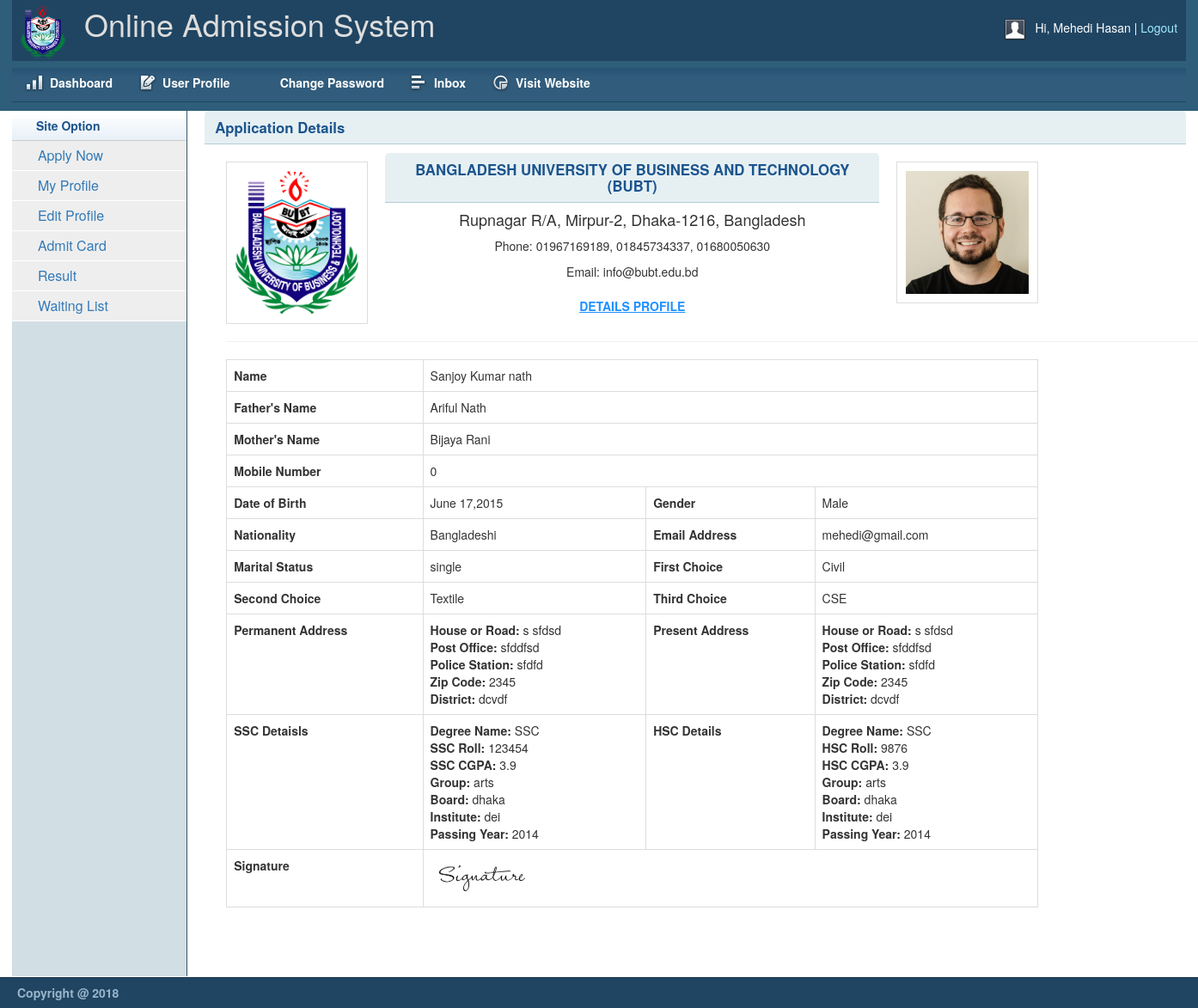
Page /dashboard/showprofile.php (signed in) on the committed database.
### tables this page shows
CREATE TABLE `user` (
  `user_id` int(11) NOT NULL,
  `username` varchar(100) NOT NULL,
  `email` varchar(200) NOT NULL,
  `password` varchar(200) NOT NULL,
  `role` varchar(50) NOT NULL
);

CREATE TABLE `application1` (
  `reg_id` int(11) NOT NULL,
  `user_id` int(11) NOT NULL,
  `name` varchar(150) NOT NULL,
  `father_name` varchar(150) NOT NULL,
  `mother_name` varchar(100) NOT NULL,
  `mobile_number` varchar(20) NOT NULL,
  `date_of_birth` datetime NOT NULL,
  `app_date` timestamp NOT NULL DEFAULT CURRENT_TIMESTAMP,
  `gender` varchar(55) NOT NULL,
  `nationality` varchar(55) NOT NULL,
  `maritalstatus` varchar(55) NOT NULL,
  `first_choice` varchar(50) NOT NULL,
  `second_choice` varchar(50) NOT NULL,
  `third_choice` varchar(50) NOT NULL
);

CREATE TABLE `images` (
  `img_id` int(11) NOT NULL,
  `user_id` int(11) NOT NULL,
  `profile_pic` varchar(200) NOT NULL,
  `signature` varchar(255) NOT NULL,
  `ssc_transcript` varchar(200) NOT NULL,
  `hsc_transcript` varchar(200) NOT NULL
);

CREATE TABLE `permanent_address` (
  `permanent_id` int(11) NOT NULL,
  `user_id` int(11) NOT NULL,
  `careof` varchar(255) NOT NULL,
  `houseorvillage` text NOT NULL,
  `post_office` varchar(255) NOT NULL,
  `police_station` varchar(255) NOT NULL,
  `zip_code` int(11) NOT NULL,
  `district` varchar(100) NOT NULL
);

CREATE TABLE `ssc` (
  `ssc_id` int(11) NOT NULL,
  `user_id` int(11) NOT NULL,
  `ssc_degree_name` varchar(200) NOT NULL,
  `ssc_roll` int(11) NOT NULL,
  `ssc_cgpa` varchar(20) NOT NULL,
  `ssc_subject` varchar(150) NOT NULL,
  `ssc_passing_year` year(4) NOT NULL,
  `ssc_board` varchar(200) NOT NULL,
  `ssc_institute` varchar(255) NOT NULL
);

CREATE TABLE `hsc` (
  `hsc_id` int(11) NOT NULL,
  `user_id` int(11) NOT NULL,
  `hsc_degree_name` varchar(200) NOT NULL,
  `hsc_roll` int(11) NOT NULL,
  `hsc_subject` varchar(200) NOT NULL,
  `hsc_passing_year` year(4) NOT NULL,
  `hsc_cgpa` float NOT NULL,
  `hsc_board` varchar(255) NOT NULL,
  `hsc_institute` text NOT NULL
);

### lib/Session.php (called while the page is built, shortened)
<?php
class Session
{
	public static function get($key){
		if (isset($_SESSION[$key])) {
			return $_SESSION[$key];
		}else {
			return false;
		}
	}
}
?>

### lib/Database.php (called while the page is built, shortened)
<?php
Class Database{
	public $host   = DB_HOST;
	public $user   = DB_USER;
	public $pass   = DB_PASS;
	public $dbname = DB_NAME;
	public $link;
	private function connectDB(){
	$this->link = new mysqli($this->host, $this->user, $this->pass, $this->dbname);
 }
	public function select($query){
		$result = $this->link->query($query) or die($this->link->error.__LINE__);
		if($result->num_rows > 0){
			return $result;
		} else {
			return false;
		}
	}
}

### lib/format.php (called while the page is built, shortened)
<?php
class Format
{
	public function formatdate($date){
		return date('F j,Y',strtotime($date));
	}
}
?>

### dashboard/showprofile.php (the view, shortened to what this page needs)
<?php include "inc/header.php" ;?>
        <div class="grid_10">
        	 <?php $userId=Session::get('userId');
        	 $query="SELECT application1.name,application1.father_name,application1.mother_name,application1.mobile_number, application1.date_of_birth,application1.gender, application1.nationality, application1.maritalstatus, application1.first_choice,application1.second_choice, application1.third_choice, present_address.careof,present_address.houseorvillage,present_address.post_office,present_address.police_station,present_address.zip_code, present_address.district,permanent_address.houseorvillage,permanent_address.post_office,permanent_address.police_station,permanent_address.zip_code, permanent_address.district,ssc.ssc_degree_name,ssc.ssc_roll,ssc.ssc_cgpa,ssc.ssc_subject,ssc.ssc_passing_year,ssc.ssc_board,ssc.ssc_institute,hsc.hsc_degree_name,hsc.hsc_roll, hsc.hsc_subject,hsc.hsc_passing_year,hsc.hsc_cgpa,hsc.hsc_board,hsc.hsc_institute,user.email,images.profile_pic,images.signature FROM application1, present_address, permanent_address,ssc,hsc,user,images WHERE application1.user_id=permanent_address.user_id AND application1.user_id=present_address.user_id AND application1.user_id=ssc.user_id AND application1.user_id=hsc.user_id AND application1.user_id=user.user_id AND application1.user_id=images.user_id AND application1.user_id='$userId'";
			   $result=$db->select($query);
				while($row = mysqli_fetch_array($result)) {
					$profile_pic=$row['profile_pic'];
			 ?>
            <div class="box round first grid">
                <h2>Application Details</h2>
                <div class="block">
                   <div class="container">
				 	<div class="row">
				 		<div class="col-md-2">
							<img class="img-responsive" style="border: 1px solid #ddd;padding: 10px;" src="img/bubtlogo.png" alt="">
				 		</div>
				 		<div class="col-md-6">
						<h2 class="text-center">BANGLADESH UNIVERSITY OF BUSINESS AND TECHNOLOGY (BUBT)</h2>
						<h4 class="text-center">Rupnagar R/A, Mirpur-2, Dhaka-1216, Bangladesh </h4>
						<p class="text-center">Phone: 01967169189, 01845734337, 01680050630 </p>
						<p class="text-center">Email: info@bubt.edu.bd</p>
						<p class="text-center" style="padding-top:10px;color:#1E90FF;"><u><b>DETAILS PROFILE</b></u></p>
				 		</div>
				 		<div class="col-md-2">
				 			<img class="img-responsive" style="border: 1px solid #ddd;padding: 10px;" src="<?php echo $profile_pic; ?>" alt="">
				 		</div>
				 	</div>
				 	<hr>
				 	<div class="row">
				 		<div class="col-md-10">
				 	<div class="table-responsive">
    				<table class="table table-bordered">
				       	<tr>
				       		<th>Name </th>
				       		<td colspan="3"><?php echo $row['name'] ?></td>
				       	</tr>
				       	<tr>
				       		<th>Father's Name </th>
				       		<td colspan="3"><?php echo $row['father_name']; ?></td>
				       	</tr>
				       	<tr>
				       		<th>Mother's Name </th>
				       		<td colspan="3"><?php echo $row['mother_name']; ?></td>
				       	</tr>
				       	<tr>
				       		<th>Mobile Number </th>
				       		<td colspan="3"><?php echo $row['mobile_number']; ?></td>
				       	</tr>
				       	<tr>
				       		<th>Date of Birth </th>
				       		<td><?php echo $fm->formatdate($row['date_of_birth']); ?></td>
				       		<th>Gender</th>
				       		<td style="text-transform: capitalize;"><?php echo $row['gender']; ?></td>
				       	</tr>
				       	<tr>
				       		<th>Nationality </th><td><?php echo $row['nationality']; ?></td>
				       		<th>Email Address </th><td><?php echo $row['email']; ?></td>
				       	</tr>
				       	<tr>
				       		<th>Marital Status </th><td><?php echo $row['maritalstatus']; ?></td>
				       		<th>First Choice </th><td><?php echo $row['first_choice']; ?></td>
				       	</tr>
				       	<tr>
				       		<th>Second Choice </th><td><?php echo $row['second_choice']; ?></td>
				       		<th>Third Choice </th><td><?php echo $row['third_choice']; ?></td>
				       	</tr>
				       		<tr>
				       		<th>Permanent Address </th><td>
				       			<?php echo "<b>House or Road: </b>". $row['houseorvillage'];echo "<br>";
				       		echo "<b>Post Office: </b>". $row['post_office']; echo "<br>";
				       		echo "<b>Police Station: </b>". $row['police_station']; echo "<br>";
				       		echo "<b>Zip Code: </b>". $row['zip_code']; echo "<br>";
				       		echo "<b>District: </b>". $row['district'];
				       		?>
				       		</td>
				       		<th>Present Address </th><td>
				       		<?php echo "<b>House or Road: </b>". $row['houseorvillage'];echo "<br>";
				       		echo "<b>Post Office: </b>". $row['post_office']; echo "<br>";
				       		echo "<b>Police Station: </b>". $row['police_station']; echo "<br>";
				       		echo "<b>Zip Code: </b>". $row['zip_code']; echo "<br>";
				       		echo "<b>District: </b>". $row['district'];
				       		?></td>
				       	</tr>
				       	<tr>
				       		<th>SSC Detaisls </th><td>
				       			<?php echo "<b>Degree Name: </b>". $row['ssc_degree_name'];echo "<br>";
				       		echo "<b>SSC Roll: </b>". $row['ssc_roll']; echo "<br>";
				       		echo "<b>SSC CGPA: </b>". $row['ssc_cgpa']; echo "<br>";
				       		echo "<b>Group: </b>". $row['ssc_subject']; echo "<br>";
				       		echo "<b>Board: </b>". $row['ssc_board']; echo "<br>";
				       		echo "<b>Institute: </b>". $row['ssc_institute']; echo "<br>";
				       		echo "<b>Passing Year: </b>". $row['ssc_passing_year'];
				       		?>
				       		</td>
				       		<th>HSC Details </th><td>
				       		<?php echo "<b>Degree Name: </b>". $row['hsc_degree_name'];echo "<br>";
				       		echo "<b>HSC Roll: </b>". $row['hsc_roll']; echo "<br>";
				       		echo "<b>HSC CGPA: </b>". $row['hsc_cgpa']; echo "<br>";
				       		echo "<b>Group: </b>". $row['hsc_subject']; echo "<br>";
				       		echo "<b>Board: </b>". $row['hsc_board']; echo "<br>";
				       		echo "<b>Institute: </b>". $row['hsc_institute']; echo "<br>";
				       		echo "<b>Passing Year: </b>". $row['hsc_passing_year'];
				       		?></td>
				       	</tr>
				       	<tr>
				       		<th>Signature </th>
				       		<td colspan="3">
				       		<img style="width: 120px;height: 50px;padding: 10px;" src="<?php echo $row['signature'];?>">
				       		</td>
				       	</tr>
				       </table>
				       </div>
				       </div>
				   </div>
					</div>
 					</div>
                </div>
                <?php } ?>
            </div>
        </div>
   <?php include "inc/footer.php";?>

### dashboard/inc/header.php (shortened to what this page needs)
<?php
include "../lib/Session.php";
include "../lib/Database.php";
include "../lib/format.php";
$db = new Database();
$fm = new Format();
?>
<!DOCTYPE html>
<html>
<head>
    <link rel="stylesheet" type="text/css" href="css/reset.css" media="screen" />
    <link rel="stylesheet" type="text/css" href="css/text.css" media="screen" />
    <link rel="stylesheet" type="text/css" href="css/grid.css" media="screen" />
    <link rel="stylesheet" type="text/css" href="css/layout.css" media="screen" />
    <link rel="stylesheet" type="text/css" href="css/nav.css" media="screen" />
    <link href="css/table/demo_page.css" rel="stylesheet" type="text/css" />
    <link rel="stylesheet" type="text/css" href="css/bootstrap.min.css" />
    <link rel="stylesheet" type="text/css" href="css/jquery.dataTables.min.css">
    <link rel="stylesheet" type="text/css" href="css/font-awesome.min.css">
</head>
<body>
    <div class="container_12">
        <div class="grid_12 header-repeat">
            <div id="branding">
                <div class="floatleft logo">
                    <img src="img/bubtlogo.png" alt="OnlineAdmission" />
				</div>
				<div class="floatleft middle">
					<h1>Online Admission System</h1>
				</div>
                <div class="floatright">
                    <div class="floatleft">
                        <img src="img/img-profile.jpg" alt="Profile Pic" /></div>
                    <div class="floatleft marginleft10">
                        <ul class="inline-ul floatleft">
                            <li>Hi, <?php echo Session::get('username');?></li>
                            <li><a href="?action=logout">Logout</a></li>
                        </ul>
                    </div>
                </div>
            </div>
        </div>
        <div class="grid_12">
            <ul class="nav main">
                <li class="ic-dashboard"><a href="#"><span>Dashboard</span></a> </li>
                <li class="ic-form-style"><a href="#"><span>User Profile</span></a></li>
				<li class="ic-typography"><a href=""><span>Change Password</span></a></li>
				<li class="ic-grid-tables"><a href=""><span>Inbox</span></a></li>
                <li class="ic-charts"><a href=""><span>Visit Website</span></a></li>
            </ul>
        </div>
           <div class="grid_2">
            <div class="box sidemenu">
                <div class="block" id="section-menu">
                    <ul class="section menu">
                        <li><a class="menuitem">Site Option</a>
                            <?php $userID=Session::get('userId');
                           ?>
                           <?php
                            $query = "select * from user where user_id='$userID' AND role='student'";
                            $result= $db->select($query);
                            if (is_array($result) || is_object($result)) {
                            foreach ($result as $data) {
                               $is_student=$data['role'];
                            if($is_student=='student'){?>
                                 <ul class="submenu">
                                <li><a href="application.php">Apply Now</a></li>
                                <li><a href="showprofile.php">My Profile</a></li>
                                <li><a href="editprofile.php">Edit Profile</a></li>
                                <li><a href="admitcard.php">Admit Card</a></li>
                                <li><a href="result.php">Result</a></li>
                                <li><a href="waiting.php">Waiting List</a></li>
                            </ul>
                            <?php } } } ?>
                        </li>
                    </ul>
                </div>
            </div>
        </div>

### dashboard/css/grid.css (style rules this page uses)
.container_12 { max-height: 1514!important; width: 100%; }
.grid_1, .grid_2, .grid_3, .grid_4, .grid_5, .grid_6, .grid_7, .grid_8, .grid_9, .grid_10, .grid_11, .grid_12, .grid_13, .grid_14, .grid_15, .grid_16 { display: inline; float: left; margin-left: 1%; margin-right: 1%; }
.container_12 .grid_12, .container_16 .grid_16 { width: 98%; }
.container_12 .grid_2 { width: 14.666%; }
.container_12 .grid_10 { width: 81.333%; }

### dashboard/css/layout.css (style rules this page uses)
body { background: #fff none repeat scroll 0 0; color: #444; font-size: 14px; padding: 0; }
.floatleft { float:left; }
.logo img { margin-top: -15px; width: 52px; }
.middle { margin-left: 22px; margin-top: -14px; }
.middle h1 { color:#ddd;margin:0 }
.floatright { float:right; }
.inline-ul li { display:inline; color:#fff; }
.marginleft10 { margin-left:10px; }
a { color: #000; font-weight:bold; text-decoration: none; }
.container_12, .container_16 { background:#2E5E79; }
h1, h2, h3, h4, h5, h6 { line-height:1.2em; margin-bottom:.3em; }
h2 { margin-top:1em; }
#branding { font-weight: normal; margin-bottom: 0; padding: 22px 10px 3px; text-align: left; }
.header-repeat { background:url(../img/header-repeat.jpg) repeat-x; }
#branding a { color:#A1EAFF; font-weight:normal; }
#branding a:before { content:" | "; color:#fff; }
#branding ul, #branding ul li { margin:0px; padding:0px; }
#branding li { padding:0px 0px 0px 0px !important; }
.box { background:#fff; margin-bottom:20px; padding:10px 10px 10px 10px; margin-left:-8px; }
.box.grid { padding-bottom:40px; }
.box.round { -moz-border-radius: 5px 5px 0px 0px; -webkit-border-radius: 5px 5px 0px 0px; border-radius: 5px 5px 0px 0px; }
.box h2 { font-size:1.2em; font-weight:bold; color:#1B548D; background:#E6F0F3; margin:-10px -10px 0 -10px; padding:10px 12px; border-bottom:1px solid #B3CBD6; -moz-border-radius: 5px 5px 0px 0px; -webkit-border-radius: 5px 5px 0px 0px; border-radius: 5px 5px 0px 0px; }
.box.first { min-height: 406px; }
.block { padding-top:20px; }
.box.sidemenu { background-color:#D1DEE4; border-right:1px solid #3A5665; padding:0px; margin:0px; cursor:pointer; }
.box.sidemenu .block { padding-top:0px; margin-top:0px; }
p { margin-bottom:1em; }
ul, ol { padding-top:0; }
ul.menu { list-style:none; border-top:1px solid #bbb; }
ul.menu li { margin:0; }
ul.menu li a { display:block; padding:4px 10px; border-bottom:1px solid #ccc; }
ul.menu ul { list-style:none; margin:0; }
ul.menu ul li a { padding-left:30px; }
ul.section { border-top:0; margin-bottom:0; }
ul.section li a { background:url(../img/sidemenu-repeat.jpg) repeat-x; line-height:26px; padding-left:28px; }
ul.section li li a { background:#ddd; border-bottom:1px solid #eee; }
ul.section ul li { text-transform:none; }
ul.section ul.current li a { background: #eee none repeat scroll 0 0; border-bottom: 1px solid #fff; font-size: 16px; font-weight: normal; }
ul.section li a.current { color:#1B548D; background:url(../img/sidemenu-repeat-hover.jpg) repeat-x; }
.block { padding-bottom:1px; }

### rows in the picture
user: role "Apply Now"
application1: images.profile_pic (picture), name "Sanjoy Kumar nath", father_name "Ariful Nath", mother_name "Bijaya Rani", mobile_number "0", date_of_birth "June 17,2015", gender "Male", nationality "Bangladeshi", user.email "mehedi@gmail.com", maritalstatus "single", first_choice "Civil", second_choice "Textile", third_choice "CSE", permanent_address.houseorvillage "s sfdsd", permanent_address.post_office "sfddfsd", permanent_address.police_station "sfdfd", permanent_address.zip_code "2345", permanent_address.district "dcvdf", ssc.ssc_degree_name "SSC", ssc.ssc_roll "123454", ssc.ssc_cgpa "3.9", ssc.ssc_subject "arts", ssc.ssc_board "dhaka", ssc.ssc_institute "dei", ssc.ssc_passing_year "2014", hsc.hsc_degree_name "SSC", hsc.hsc_roll "9876", hsc.hsc_cgpa "3.9", hsc.hsc_subject "arts", hsc.hsc_board "dhaka", hsc.hsc_institute "dei", hsc.hsc_passing_year "2014", images.signature (picture)

### other values in the picture
Session::get('username') "Mehedi Hasan"
